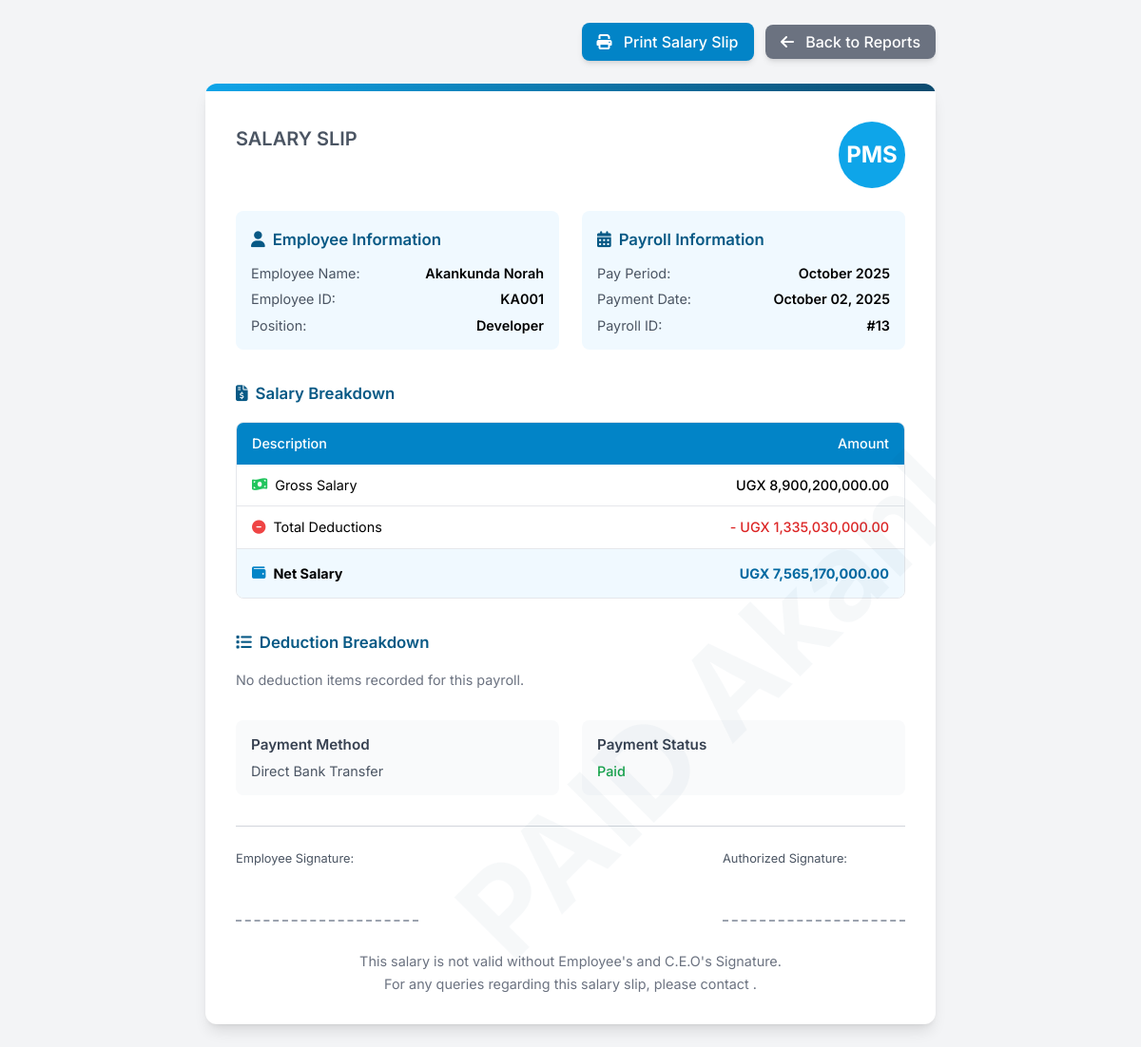
Page /pyroll_ms_user/salary_slip.php?id=13 on the committed database.
### tables this page shows
CREATE TABLE `payroll` (
  `id` int NOT NULL,
  `employee_id` int NOT NULL,
  `business_id` int NOT NULL,
  `month` varchar(20) NOT NULL,
  `year` int NOT NULL,
  `gross_salary` decimal(15,2) NOT NULL,
  `deductions` decimal(15,2) NOT NULL,
  `net_salary` decimal(15,2) NOT NULL,
  `status` varchar(20) NOT NULL DEFAULT 'active',
  `created_at` timestamp NULL DEFAULT CURRENT_TIMESTAMP
);

CREATE TABLE `employees` (
  `id` int NOT NULL,
  `employee_id` varchar(20) NOT NULL,
  `business_id` int NOT NULL,
  `name` varchar(100) NOT NULL,
  `position` varchar(100) NOT NULL,
  `basic_salary` decimal(15,2) NOT NULL,
  `allowances` decimal(15,2) NOT NULL,
  `created_at` timestamp NULL DEFAULT CURRENT_TIMESTAMP,
  `updated_at` timestamp NULL DEFAULT CURRENT_TIMESTAMP ON UPDATE CURRENT_TIMESTAMP
);

### pyroll_ms_user/salary_slip.php (the view, shortened to what this page needs)
<?php
$payroll_id = $_GET['id'];
$conn = getConnection();
$sql = "SELECT p.*, e.name, e.employee_id as emp_id, e.position
        FROM payroll p
        JOIN employees e ON p.employee_id = e.id
        WHERE p.id = ?";
$stmt = $conn->prepare($sql);
$stmt->bind_param("i", $payroll_id);
$stmt->execute();
$result = $stmt->get_result();
$payroll = $result->fetch_assoc();
function formatCurrency($amount)
{
    return 'UGX ' . number_format($amount, 2);
}
?>
<!DOCTYPE html>
<html lang="en">
<head>
    <script src="https://cdn.tailwindcss.com"></script>
    <link rel="stylesheet" href="https://cdnjs.cloudflare.com/ajax/libs/font-awesome/6.4.0/css/all.min.css">
</head>
<body class="bg-gray-100 p-6 font-sans">
    <div class="max-w-3xl mx-auto">
        <div class="mb-6 text-right no-print">
            <button onclick="window.print()" class="bg-primary-600 hover:bg-primary-700 text-white font-medium py-2 px-4 rounded-lg transition duration-200 shadow-md hover:shadow-lg">
                <i class="fas fa-print mr-2"></i> Print Salary Slip
            </button>
            <a href="reports.php" class="ml-2 bg-gray-500 hover:bg-gray-600 text-white font-medium py-2 px-4 rounded-lg transition duration-200 shadow-md hover:shadow-lg">
                <i class="fas fa-arrow-left mr-2"></i> Back to Reports
            </a>
        </div>
        <div class="salary-slip bg-white rounded-xl shadow-lg overflow-hidden">
            <div class="header-pattern"></div>
            <div class="watermark">PAID <?php echo htmlspecialchars($payroll['name']); ?></div>
            <div class="p-8">
                <div class="flex justify-between items-start mb-6">
                    <div>
                        <h2 class="text-xl font-semibold text-gray-600">SALARY SLIP</h2>
                    </div>
                    <div class="company-logo">
                        PMS
                    </div>
                </div>
                <div class="grid grid-cols-1 md:grid-cols-2 gap-6 mb-8">
                    <div class="bg-primary-50 p-4 rounded-lg">
                        <h3 class="text-lg font-semibold text-primary-800 mb-3 flex items-center">
                            <i class="fas fa-user mr-2"></i> Employee Information
                        </h3>
                        <div class="space-y-2">
                            <div class="flex justify-between">
                                <span class="text-gray-600">Employee Name:</span>
                                <span class="font-semibold"><?php echo htmlspecialchars($payroll['name']); ?></span>
                            </div>
                            <div class="flex justify-between">
                                <span class="text-gray-600">Employee ID:</span>
                                <span class="font-semibold"><?php echo htmlspecialchars($payroll['emp_id']); ?></span>
                            </div>
                            <div class="flex justify-between">
                                <span class="text-gray-600">Position:</span>
                                <span class="font-semibold"><?php echo htmlspecialchars($payroll['position']); ?></span>
                            </div>
                        </div>
                    </div>
                    <div class="bg-primary-50 p-4 rounded-lg">
                        <h3 class="text-lg font-semibold text-primary-800 mb-3 flex items-center">
                            <i class="fas fa-calendar-alt mr-2"></i> Payroll Information
                        </h3>
                        <div class="space-y-2">
                            <div class="flex justify-between">
                                <span class="text-gray-600">Pay Period:</span>
                                <span class="font-semibold"><?php echo htmlspecialchars($payroll['month']) . ' ' . $payroll['year']; ?></span>
                            </div>
                            <div class="flex justify-between">
                                <span class="text-gray-600">Payment Date:</span>
                                <span class="font-semibold"><?php echo date('F d, Y', strtotime($payroll['created_at'])); ?></span>
                            </div>
                            <div class="flex justify-between">
                                <span class="text-gray-600">Payroll ID:</span>
                                <span class="font-semibold">#<?php echo $payroll_id; ?></span>
                            </div>
                        </div>
                    </div>
                </div>
                <div class="mb-8">
                    <h3 class="text-lg font-semibold text-primary-800 mb-4 flex items-center">
                        <i class="fas fa-file-invoice-dollar mr-2"></i> Salary Breakdown
                    </h3>
                    <div class="border border-gray-200 rounded-lg overflow-hidden">
                        <table class="min-w-full">
                            <thead>
                                <tr class="bg-primary-600 text-white">
                                    <th class="py-3 px-4 text-left font-medium">Description</th>
                                    <th class="py-3 px-4 text-right font-medium">Amount</th>
                                </tr>
                            </thead>
                            <tbody>
                                <tr class="border-b border-gray-200 hover:bg-gray-50 transition duration-150">
                                    <td class="py-3 px-4">
                                        <div class="flex items-center">
                                            <i class="fas fa-money-bill-wave text-green-500 mr-2"></i>
                                            <span>Gross Salary</span>
                                        </div>
                                    </td>
                                    <td class="py-3 px-4 text-right font-medium"><?php echo formatCurrency($payroll['gross_salary']); ?></td>
                                </tr>
                                <tr class="border-b border-gray-200 hover:bg-gray-50 transition duration-150">
                                    <td class="py-3 px-4">
                                        <div class="flex items-center">
                                            <i class="fas fa-minus-circle text-red-500 mr-2"></i>
                                            <span>Total Deductions</span>
                                        </div>
                                    </td>
                                    <td class="py-3 px-4 text-right font-medium text-red-600">- <?php echo formatCurrency($payroll['deductions']); ?></td>
                                </tr>
                                <tr class="bg-primary-50 font-bold">
                                    <td class="py-4 px-4">
                                        <div class="flex items-center">
                                            <i class="fas fa-wallet text-primary-600 mr-2"></i>
                                            <span>Net Salary</span>
                                        </div>
                                    </td>
                                    <td class="py-4 px-4 text-right text-primary-700"><?php echo formatCurrency($payroll['net_salary']); ?></td>
                                </tr>
                            </tbody>
                        </table>
                    </div>
                </div>
                <div class="mb-8">
                    <h3 class="text-lg font-semibold text-primary-800 mb-4 flex items-center">
                        <i class="fas fa-list mr-2"></i>
                        Deduction Breakdown
                    </h3>
                    <?php
                    $conn2 = getConnection();
                    $itemsSql = "SELECT pd.method, pd.amount_applied, pd.employer_amount, dt.name, dt.code
                                 FROM payroll_deductions pd
                                 JOIN deduction_types dt ON pd.deduction_type_id = dt.id
                                 WHERE pd.payroll_id = ?";
                    $stmt2 = $conn2->prepare($itemsSql);
                    $stmt2->bind_param("i", $payroll_id);
                    $stmt2->execute();
                    $dedRes = $stmt2->get_result();
                    if ($dedRes->num_rows > 0): ?>
                        <div class="overflow-x-auto border rounded-lg">
                            <table class="min-w-full bg-white">
                                <thead class="bg-gray-100">
                                    <tr>
                                        <th class="py-2 px-4 text-left text-gray-600">Type</th>
                                        <th class="py-2 px-4 text-left text-gray-600">Method</th>
                                        <th class="py-2 px-4 text-right text-gray-600">Employee</th>
                                        <th class="py-2 px-4 text-right text-gray-600">Employer</th>
                                    </tr>
                                </thead>
                                <tbody>
                                    <?php while ($d = $dedRes->fetch_assoc()): ?>
                                        <tr class="border-b">
                                            <td class="py-2 px-4"><?php echo htmlspecialchars($d['name']); ?> <span class="text-xs text-gray-500">(<?php echo htmlspecialchars($d['code']); ?>)</span></td>
                                            <td class="py-2 px-4 capitalize"><?php echo htmlspecialchars($d['method']); ?></td>
                                            <td class="py-2 px-4 text-right text-red-600">- <?php echo formatCurrency($d['amount_applied']); ?></td>
                                            <td class="py-2 px-4 text-right text-gray-700"><?php echo $d['employer_amount'] > 0 ? formatCurrency($d['employer_amount']) : '-'; ?></td>
                                        </tr>
                                    <?php endwhile; ?>
                                </tbody>
                            </table>
                        </div>
                    <?php else: ?>
                        <p class="text-gray-500">No deduction items recorded for this payroll.</p>
                    <?php endif;
                    ?>
                </div>
                <div class="grid grid-cols-1 md:grid-cols-2 gap-6 mb-6">
                    <div class="bg-gray-50 p-4 rounded-lg">
                        <h4 class="font-semibold text-gray-700 mb-2">Payment Method</h4>
                        <p class="text-gray-600">Direct Bank Transfer</p>
                    </div>
                    <div class="bg-gray-50 p-4 rounded-lg">
                        <h4 class="font-semibold text-gray-700 mb-2">Payment Status</h4>
                        <p class="text-green-600 font-medium">Paid</p>
                    </div>
                </div>
                <div class="mt-8 pt-6 border-t border-gray-300">
                    <div class="flex flex-col md:flex-row justify-between">
                        <div class="mb-4 md:mb-0">
                            <p class="text-gray-600 text-sm mb-1">Employee Signature:</p>
                            <div class="h-12 mt-2 border-b-2 border-dashed border-gray-400 w-48"></div>
                        </div>
                        <div>
                            <p class="text-gray-600 text-sm mb-1">Authorized Signature:</p>
                            <div class="h-12 mt-2 border-b-2 border-dashed border-gray-400 w-48"></div>
                        </div>
                    </div>
                    <div class="mt-8 text-center text-sm text-gray-500">
                        <p class="mb-1">This salary is not valid without Employee's and C.E.O's Signature.</p>
                    <p>
                            For any queries regarding this salary slip, please contact
                            .
                        </p>
                    </div>
                </div>
            </div>
        </div>
    </div>
</body>
</html>

### pyroll_ms_user/salary_slip.php (style rules this page uses)
.watermark { position: absolute; opacity: 0.03; font-size: 8rem; font-weight: bold; color: #0c4a6e; transform: rotate(-45deg); z-index: 0; pointer-events: none; top: 30%; left: 10%; white-space: nowrap; }
.salary-slip { position: relative; overflow: hidden; }
.header-pattern { background: linear-gradient(135deg, #0ea5e9 0%, #0c4a6e 100%); height: 8px; width: 100%; }
.company-logo { height: 70px; width: 70px; background: #0ea5e9; border-radius: 50%; display: flex; align-items: center; justify-content: center; color: white; font-size: 1.5rem; font-weight: bold; }
.salary-slip { font-size: 0.9rem; line-height: 1.35; }
.salary-slip h2 { font-size: 1.25rem !important; }
.salary-slip h3 { font-size: 1.05rem !important; }
.salary-slip h4 { font-size: 0.95rem !important; }
.salary-slip th, .salary-slip td, .salary-slip p, .salary-slip span, .salary-slip label { font-size: 0.9rem !important; }
.salary-slip .text-sm { font-size: 0.8rem !important; }

### rows in the picture
payroll: employee.name "Akankunda Norah", employee.employee_id "KA001", employee.position "Developer", month "October", year "2025", created_at "October 02, 2025", gross_salary "UGX 8,900,200,000.00", deductions "UGX 1,335,030,000.00", net_salary "UGX 7,565,170,000.00"

### other values in the picture
$payroll_id "13"
